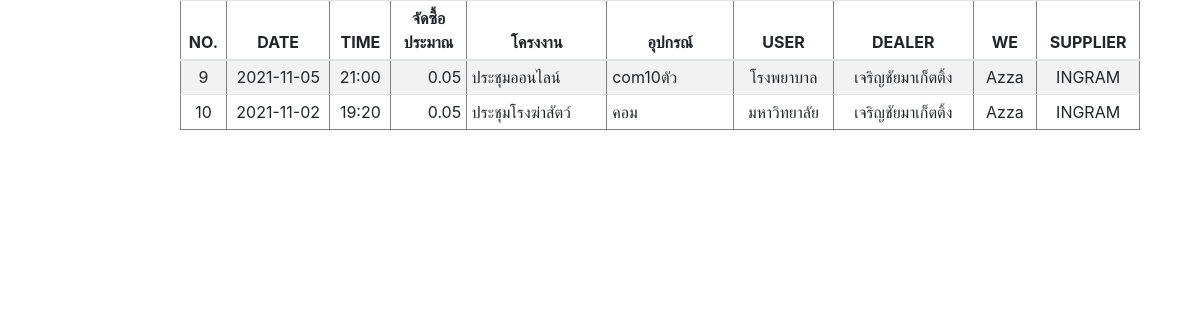
/customer/customer_look_up.php, run on the app's committed database.
### tables this page shows
CREATE TABLE `customer` (
  `CUSTOMER_ID` int(9) NOT NULL,
  `CREATE_DATE` varchar(255) NOT NULL,
  `TIME` varchar(255) NOT NULL,
  `AMOUNT` float NOT NULL,
  `JOB` varchar(255) NOT NULL,
  `EQUIPMENT` varchar(255) NOT NULL,
  `USER` varchar(255) NOT NULL,
  `PROVINCE` varchar(255) NOT NULL,
  `DISTRICT` varchar(255) NOT NULL,
  `SUBDISTRICT` varchar(255) NOT NULL,
  `ZIPCODE` varchar(5) NOT NULL,
  `CONTACT` varchar(255) NOT NULL,
  `DEPARTMENT` varchar(255) NOT NULL,
  `NAME` varchar(255) NOT NULL,
  `PHONE` varchar(255) NOT NULL,
  `EMAIL` varchar(255) NOT NULL,
  `DEALER` varchar(255) NOT NULL,
  `WE` varchar(255) NOT NULL DEFAULT 'Azza',
  `SUPPLIER` varchar(255) NOT NULL
);

### customer/customer_look_up.php (the view, shortened to what this page needs)
<?php
$conn=new Databases;
$conn = $conn->__construct();
$JOB = $_POST['SEARCH_JOB'];
$USER = $_POST['SEARCH_USER'];
$query = "SELECT * FROM customer WHERE JOB LIKE '%$JOB%' AND USER LIKE '%$USER%'";
$result = mysqli_query($conn, $query);
?>
<!DOCTYPE html PUBLIC "-//W3C//DTD XHTML 1.0 Transitional//EN" "http://www.w3.org/TR/xhtml1/DTD/xhtml1-transitional.dtd">
<html xmlns="http://www.w3.org/1999/xhtml">
<head>
<link rel="stylesheet" href="https://cdn.jsdelivr.net/npm/bootstrap@4.6.0/dist/css/bootstrap.min.css">
    <link href="https://unpkg.com/gijgo@1.9.13/css/gijgo.min.css" rel="stylesheet" type="text/css" />
</head>
<body>
<table border='1' style="width:80%;margin-left:15%" class="table table-striped table-sm">
  <thead align="center">
    <tr>
      <th>NO.</th>
      <th>DATE</th>
      <th>TIME</th>
      <th>จัดซื้อประมาณ</th>
      <th>โครงงาน</th>
      <th>อุปกรณ์</th>
      <th>USER</th>
      <th>DEALER</th>
      <th>WE</th>
      <th>SUPPLIER</th>
    </tr>
  </thead>
  <tbody>
      <?php
		while($row = mysqli_fetch_array($result))
		{$idx=0;
		?>
		<tr id=<?php echo $row["CUSTOMER_ID"] ;?>>
    	<td width="2%" align="center"><nobr><?php echo $row[$idx]; ?></nobr></td>
    	<td width="3%" align="center"><nobr><?php echo $row["CREATE_DATE"]; ?></nobr></td>
    	<td width="3%" align="center"><nobr><?php echo $row["TIME"]; ?></nobr></td>
    	<td width="5%" align="right"><nobr><?php echo number_format($row["AMOUNT"],2); ?></nobr></td>
    	<td width="10%" align="left"><nobr><?php echo $row["JOB"]; ?></nobr></td>
        <td width="10%" align="left"><nobr><?php echo $row["EQUIPMENT"]; ?></nobr></td>
        <td width="6%" align="center"><nobr><?php echo $row["USER"]; ?></nobr></td>
        <td width="10%" align="center"><nobr><?php echo $row["DEALER"]; ?></nobr></td>
        <td width="5%" align="center"><nobr><?php echo $row["WE"]; ?></nobr></td>
        <td width="5%" align="center"><nobr><?php echo $row["SUPPLIER"]; ?></nobr></td>
		</tr>
		<?php
	}
?>
   </tbody>
</table>
</body>
</body>
</html>

### data on the page
customer: CUSTOMER_ID "9", CREATE_DATE "2021-11-05", TIME "21:00", AMOUNT "0.05", JOB "ประชุมออนไลน์", EQUIPMENT "com10ตัว", USER "โรงพยาบาล", DEALER "เจริญชัยมาเก็ตติ้ง", WE "Azza", SUPPLIER "INGRAM"
customer: CUSTOMER_ID "10", CREATE_DATE "2021-11-02", TIME "19:20", AMOUNT "0.05", JOB "ประชุมโรงฆ่าสัตว์", EQUIPMENT "คอม", USER "มหาวิทยาลัย", DEALER "เจริญชัยมาเก็ตติ้ง", WE "Azza", SUPPLIER "INGRAM"
